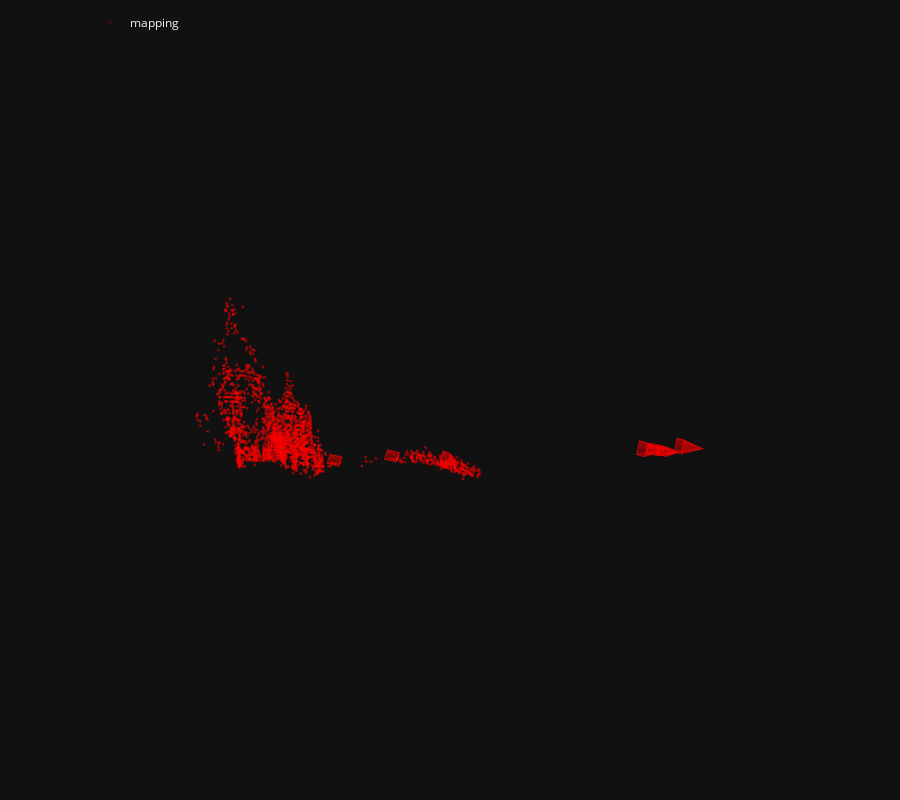

Source (notebook cell):
### Markdown cell above
The we run incremental Structure-From-Motion and display the reconstructed 3D model.

### Code cell
model = reconstruction.main(sfm_dir, images, sfm_pairs, features, matches, image_list=references)
fig = viz_3d.init_figure()
viz_3d.plot_reconstruction(fig, model, color='rgba(255,0,0,0.5)', name="mapping")
fig.show()

### Figure 1 — Plotly figure (JSON) as saved in the notebook; plotly's stock layout.template omitted (floating-point values rounded to 4 significant figures; data arrays with more than 128 entries replaced by an {"elided": "..."} marker saying what was removed)
{"data": [{"legendgroup": "mapping", "marker": {"color": "rgba(255,0,0,0.5)", "line": {"width": 0}, "size": 1}, "mode": "markers", "name": "mapping", "type": "scatter3d", "x": {"elided": "1890 float values"}, "y": {"elided": "1890 float values"}, "z": {"elided": "1890 float values"}}, {"legendgroup": "mapping", "line": {"color": "rgba(255,0,0,0.5)"}, "marker": {"size": 0.0001}, "name": "1", "showlegend": false, "type": "scatter3d", "x": [-0.1076, 0.02443, -0.03742, -0.1695, -0.1076], "y": [0.09573, 0.146, 0.3957, 0.3454, 0.09573], "z": [2.138, 2.266, 2.232, 2.104, 2.138]}, {"color": "rgba(255,0,0,0.5)", "i": [0, 0, 0, 0], "j": [1, 2, 3, 4], "k": [2, 3, 4, 1], "legendgroup": "mapping", "name": "1", "showlegend": false, "type": "mesh3d", "x": [0.1334, -0.1076, 0.02443, -0.03742, -0.1695, -0.1076], "y": [0.2663, 0.09573, 0.146, 0.3957, 0.3454, 0.09573], "z": [1.964, 2.138, 2.266, 2.232, 2.104, 2.138]}, {"legendgroup": "mapping", "line": {"color": "rgba(255,0,0,0.5)", "width": 1}, "mode": "lines", "name": "1", "showlegend": false, "type": "scatter3d", "x": [0.1334, -0.1076, 0.02443, 0.1334, 0.02443, -0.03742, 0.1334, -0.03742, -0.1695, 0.1334, -0.1695, -0.1076], "y": [0.2663, 0.09573, 0.146, 0.2663, 0.146, 0.3957, 0.2663, 0.3957, 0.3454, 0.2663, 0.3454, 0.09573], "z": [1.964, 2.138, 2.266, 1.964, 2.266, 2.232, 1.964, 2.232, 2.104, 1.964, 2.104, 2.138]}, {"legendgroup": "mapping", "line": {"color": "rgba(255,0,0,0.5)"}, "marker": {"size": 0.0001}, "name": "2", "showlegend": false, "type": "scatter3d", "x": [-2.091, -1.884, -1.933, -2.14, -2.091], "y": [0.2297, 0.2835, 0.4456, 0.3918, 0.2297], "z": [3.69, 3.844, 3.853, 3.7, 3.69]}, {"color": "rgba(255,0,0,0.5)", "i": [0, 0, 0, 0], "j": [1, 2, 3, 4], "k": [2, 3, 4, 1], "legendgroup": "mapping", "name": "2", "showlegend": false, "type": "mesh3d", "x": [-1.906, -2.091, -1.884, -1.933, -2.14, -2.091], "y": [0.3792, 0.2297, 0.2835, 0.4456, 0.3918, 0.2297], "z": [3.614, 3.69, 3.844, 3.853, 3.7, 3.69]}, {"legendgroup": "mapping", "line": {"color": "rgba(255,0,0,0.5)", "width": 1}, "mode": "lines", "name": "2", "showlegend": false, "type": "scatter3d", "x": [-1.906, -2.091, -1.884, -1.906, -1.884, -1.933, -1.906, -1.933, -2.14, -1.906, -2.14, -2.091], "y": [0.3792, 0.2297, 0.2835, 0.3792, 0.2835, 0.4456, 0.3792, 0.4456, 0.3918, 0.3792, 0.3918, 0.2297], "z": [3.614, 3.69, 3.844, 3.614, 3.844, 3.853, 3.614, 3.853, 3.7, 3.614, 3.7, 3.69]}, {"legendgroup": "mapping", "line": {"color": "rgba(255,0,0,0.5)"}, "marker": {"size": 0.0001}, "name": "3", "showlegend": false, "type": "scatter3d", "x": [-3.112, -2.852, -2.857, -3.117, -3.112], "y": [-0.1023, -0.09465, 0.07471, 0.06711, -0.1023], "z": [2.861, 2.872, 2.871, 2.86, 2.861]}, {"color": "rgba(255,0,0,0.5)", "i": [0, 0, 0, 0], "j": [1, 2, 3, 4], "k": [2, 3, 4, 1], "legendgroup": "mapping", "name": "3", "showlegend": false, "type": "mesh3d", "x": [-2.976, -3.112, -2.852, -2.857, -3.117, -3.112], "y": [-0.01416, -0.1023, -0.09465, 0.07471, 0.06711, -0.1023], "z": [2.653, 2.861, 2.872, 2.871, 2.86, 2.861]}, {"legendgroup": "mapping", "line": {"color": "rgba(255,0,0,0.5)", "width": 1}, "mode": "lines", "name": "3", "showlegend": false, "type": "scatter3d", "x": [-2.976, -3.112, -2.852, -2.976, -2.852, -2.857, -2.976, -2.857, -3.117, -2.976, -3.117, -3.112], "y": [-0.01416, -0.1023, -0.09465, -0.01416, -0.09465, 0.07471, -0.01416, 0.07471, 0.06711, -0.01416, 0.06711, -0.1023], "z": [2.653, 2.861, 2.872, 2.653, 2.872, 2.871, 2.653, 2.871, 2.86, 2.653, 2.86, 2.861]}, {"legendgroup": "mapping", "line": {"color": "rgba(255,0,0,0.5)"}, "marker": {"size": 0.0001}, "name": "4", "showlegend": false, "type": "scatter3d", "x": [3.658, 3.843, 3.812, 3.627, 3.658], "y": [-0.266, -0.2101, -0.05004, -0.106, -0.266], "z": [-2.815, -2.662, -2.683, -2.836, -2.815]}, {"color": "rgba(255,0,0,0.5)", "i": [0, 0, 0, 0], "j": [1, 2, 3, 4], "k": [2, 3, 4, 1], "legendgroup": "mapping", "name": "4", "showlegend": false, "type": "mesh3d", "x": [4.04, 3.658, 3.843, 3.812, 3.627, 3.658], "y": [-0.1487, -0.266, -0.2101, -0.05004, -0.106, -0.266], "z": [-3.121, -2.815, -2.662, -2.683, -2.836, -2.815]}, {"legendgroup": "mapping", "line": {"color": "rgba(255,0,0,0.5)", "width": 1}, "mode": "lines", "name": "4", "showlegend": false, "type": "scatter3d", "x": [4.04, 3.658, 3.843, 4.04, 3.843, 3.812, 4.04, 3.812, 3.627, 4.04, 3.627, 3.658], "y": [-0.1487, -0.266, -0.2101, -0.1487, -0.2101, -0.05004, -0.1487, -0.05004, -0.106, -0.1487, -0.106, -0.266], "z": [-3.121, -2.815, -2.662, -3.121, -2.662, -2.683, -3.121, -2.683, -2.836, -3.121, -2.836, -2.815]}, {"legendgroup": "mapping", "line": {"color": "rgba(255,0,0,0.5)"}, "marker": {"size": 0.0001}, "name": "5", "showlegend": false, "type": "scatter3d", "x": [-3.271, -3.011, -3.01, -3.269, -3.271], "y": [0.1355, 0.1386, 0.3015, 0.2984, 0.1355], "z": [3.563, 3.543, 3.59, 3.61, 3.563]}, {"color": "rgba(255,0,0,0.5)", "i": [0, 0, 0, 0], "j": [1, 2, 3, 4], "k": [2, 3, 4, 1], "legendgroup": "mapping", "name": "5", "showlegend": false, "type": "mesh3d", "x": [-3.156, -3.271, -3.011, -3.01, -3.269, -3.271], "y": [0.2757, 0.1355, 0.1386, 0.3015, 0.2984, 0.1355], "z": [3.377, 3.563, 3.543, 3.59, 3.61, 3.563]}, {"legendgroup": "mapping", "line": {"color": "rgba(255,0,0,0.5)", "width": 1}, "mode": "lines", "name": "5", "showlegend": false, "type": "scatter3d", "x": [-3.156, -3.271, -3.011, -3.156, -3.011, -3.01, -3.156, -3.01, -3.269, -3.156, -3.269, -3.271], "y": [0.2757, 0.1355, 0.1386, 0.2757, 0.1386, 0.3015, 0.2757, 0.3015, 0.2984, 0.2757, 0.2984, 0.1355], "z": [3.377, 3.563, 3.543, 3.377, 3.543, 3.59, 3.377, 3.59, 3.61, 3.377, 3.61, 3.563]}, {"legendgroup": "mapping", "line": {"color": "rgba(255,0,0,0.5)"}, "marker": {"size": 0.0001}, "name": "6", "showlegend": false, "type": "scatter3d", "x": [-1.081, -0.875, -0.926, -1.132, -1.081], "y": [0.09223, 0.1496, 0.312, 0.2546, 0.09223], "z": [2.528, 2.683, 2.691, 2.536, 2.528]}, {"color": "rgba(255,0,0,0.5)", "i": [0, 0, 0, 0], "j": [1, 2, 3, 4], "k": [2, 3, 4, 1], "legendgroup": "mapping", "name": "6", "showlegend": false, "type": "mesh3d", "x": [-0.8891, -1.081, -0.875, -0.926, -1.132, -1.081], "y": [0.2462, 0.09223, 0.1496, 0.312, 0.2546, 0.09223], "z": [2.44, 2.528, 2.683, 2.691, 2.536, 2.528]}, {"legendgroup": "mapping", "line": {"color": "rgba(255,0,0,0.5)", "width": 1}, "mode": "lines", "name": "6", "showlegend": false, "type": "scatter3d", "x": [-0.8891, -1.081, -0.875, -0.8891, -0.875, -0.926, -0.8891, -0.926, -1.132, -0.8891, -1.132, -1.081], "y": [0.2462, 0.09223, 0.1496, 0.2462, 0.1496, 0.312, 0.2462, 0.312, 0.2546, 0.2462, 0.2546, 0.09223], "z": [2.44, 2.528, 2.683, 2.44, 2.683, 2.691, 2.44, 2.691, 2.536, 2.44, 2.536, 2.528]}, {"legendgroup": "mapping", "line": {"color": "rgba(255,0,0,0.5)"}, "marker": {"size": 0.0001}, "name": "7", "showlegend": false, "type": "scatter3d", "x": [3.342, 3.485, 3.439, 3.295, 3.342], "y": [-0.3309, -0.2875, -0.04652, -0.08996, -0.3309], "z": [-2.739, -2.629, -2.665, -2.774, -2.739]}, {"color": "rgba(255,0,0,0.5)", "i": [0, 0, 0, 0], "j": [1, 2, 3, 4], "k": [2, 3, 4, 1], "legendgroup": "mapping", "name": "7", "showlegend": false, "type": "mesh3d", "x": [3.779, 3.342, 3.485, 3.439, 3.295, 3.342], "y": [-0.1884, -0.3309, -0.2875, -0.04652, -0.08996, -0.3309], "z": [-3.21, -2.739, -2.629, -2.665, -2.774, -2.739]}, {"legendgroup": "mapping", "line": {"color": "rgba(255,0,0,0.5)", "width": 1}, "mode": "lines", "name": "7", "showlegend": false, "type": "scatter3d", "x": [3.779, 3.342, 3.485, 3.779, 3.485, 3.439, 3.779, 3.439, 3.295, 3.779, 3.295, 3.342], "y": [-0.1884, -0.3309, -0.2875, -0.1884, -0.2875, -0.04652, -0.1884, -0.04652, -0.08996, -0.1884, -0.08996, -0.3309], "z": [-3.21, -2.739, -2.629, -3.21, -2.629, -2.665, -3.21, -2.665, -2.774, -3.21, -2.774, -2.739]}, {"legendgroup": "mapping", "line": {"color": "rgba(255,0,0,0.5)"}, "marker": {"size": 0.0001}, "name": "8", "showlegend": false, "type": "scatter3d", "x": [-3.129, -2.939, -2.939, -3.129, -3.129], "y": [-0.2057, -0.2056, 0.05121, 0.05116, -0.2057], "z": [2.783, 2.785, 2.786, 2.784, 2.783]}, {"color": "rgba(255,0,0,0.5)", "i": [0, 0, 0, 0], "j": [1, 2, 3, 4], "k": [2, 3, 4, 1], "legendgroup": "mapping", "name": "8", "showlegend": false, "type": "mesh3d", "x": [-3.031, -3.129, -2.939, -2.939, -3.129, -3.129], "y": [-0.07582, -0.2057, -0.2056, 0.05121, 0.05116, -0.2057], "z": [2.522, 2.783, 2.785, 2.786, 2.784, 2.783]}, {"legendgroup": "mapping", "line": {"color": "rgba(255,0,0,0.5)", "width": 1}, "mode": "lines", "name": "8", "showlegend": false, "type": "scatter3d", "x": [-3.031, -3.129, -2.939, -3.031, -2.939, -2.939, -3.031, -2.939, -3.129, -3.031, -3.129, -3.129], "y": [-0.07582, -0.2057, -0.2056, -0.07582, -0.2056, 0.05121, -0.07582, 0.05121, 0.05116, -0.07582, 0.05116, -0.2057], "z": [2.522, 2.783, 2.785, 2.522, 2.785, 2.786, 2.522, 2.786, 2.784, 2.522, 2.784, 2.783]}, {"legendgroup": "mapping", "line": {"color": "rgba(255,0,0,0.5)"}, "marker": {"size": 0.0001}, "name": "9", "showlegend": false, "type": "scatter3d", "x": [4.006, 4.129, 4.079, 3.957, 4.006], "y": [-0.3921, -0.354, -0.1138, -0.1519, -0.3921], "z": [-3.074, -2.971, -3.001, -3.104, -3.074]}, {"color": "rgba(255,0,0,0.5)", "i": [0, 0, 0, 0], "j": [1, 2, 3, 4], "k": [2, 3, 4, 1], "legendgroup": "mapping", "name": "9", "showlegend": false, "type": "mesh3d", "x": [4.468, 4.006, 4.129, 4.079, 3.957, 4.006], "y": [-0.2297, -0.3921, -0.354, -0.1138, -0.1519, -0.3921], "z": [-3.549, -3.074, -2.971, -3.001, -3.104, -3.074]}, {"legendgroup": "mapping", "line": {"color": "rgba(255,0,0,0.5)", "width": 1}, "mode": "lines", "name": "9", "showlegend": false, "type": "scatter3d", "x": [4.468, 4.006, 4.129, 4.468, 4.129, 4.079, 4.468, 4.079, 3.957, 4.468, 3.957, 4.006], "y": [-0.2297, -0.3921, -0.354, -0.2297, -0.354, -0.1138, -0.2297, -0.1138, -0.1519, -0.2297, -0.1519, -0.3921], "z": [-3.549, -3.074, -2.971, -3.549, -2.971, -3.001, -3.549, -3.001, -3.104, -3.549, -3.104, -3.074]}, {"legendgroup": "mapping", "line": {"color": "rgba(255,0,0,0.5)"}, "marker": {"size": 0.0001}, "name": "10", "showlegend": false, "type": "scatter3d", "x": [3.511, 3.699, 3.662, 3.474, 3.511], "y": [-0.2864, -0.2341, -0.05177, -0.1041, -0.2864], "z": [-2.625, -2.47, -2.487, -2.642, -2.625]}, {"color": "rgba(255,0,0,0.5)", "i": [0, 0, 0, 0], "j": [1, 2, 3, 4], "k": [2, 3, 4, 1], "legendgroup": "mapping", "name": "10", "showlegend": false, "type": "mesh3d", "x": [4.005, 3.511, 3.699, 3.662, 3.474, 3.511], "y": [-0.1315, -0.2864, -0.2341, -0.05177, -0.1041, -0.2864], "z": [-3.076, -2.625, -2.47, -2.487, -2.642, -2.625]}, {"legendgroup": "mapping", "line": {"color": "rgba(255,0,0,0.5)", "width": 1}, "mode": "lines", "name": "10", "showlegend": false, "type": "scatter3d", "x": [4.005, 3.511, 3.699, 4.005, 3.699, 3.662, 4.005, 3.662, 3.474, 4.005, 3.474, 3.511], "y": [-0.1315, -0.2864, -0.2341, -0.1315, -0.2341, -0.05177, -0.1315, -0.05177, -0.1041, -0.1315, -0.1041, -0.2864], "z": [-3.076, -2.625, -2.47, -3.076, -2.47, -2.487, -3.076, -2.487, -2.642, -3.076, -2.642, -2.625]}], "layout": {"height": 800, "legend": {"orientation": "h", "x": 0.1, "xanchor": "left", "y": 0.99, "yanchor": "top"}, "margin": {"b": 0, "l": 0, "pad": 0, "r": 0, "t": 0}, "scene": {"aspectmode": "data", "camera": {"eye": {"x": 0, "y": -0.1, "z": -2}, "projection": {"type": "orthographic"}, "up": {"x": 0, "y": -1, "z": 0}}, "dragmode": "orbit", "xaxis": {"autorange": true, "showbackground": false, "showgrid": false, "showline": false, "showticklabels": true, "visible": false}, "yaxis": {"autorange": true, "showbackground": false, "showgrid": false, "showline": false, "showticklabels": true, "visible": false}, "zaxis": {"autorange": true, "showbackground": false, "showgrid": false, "showline": false, "showticklabels": true, "visible": false}}}}
